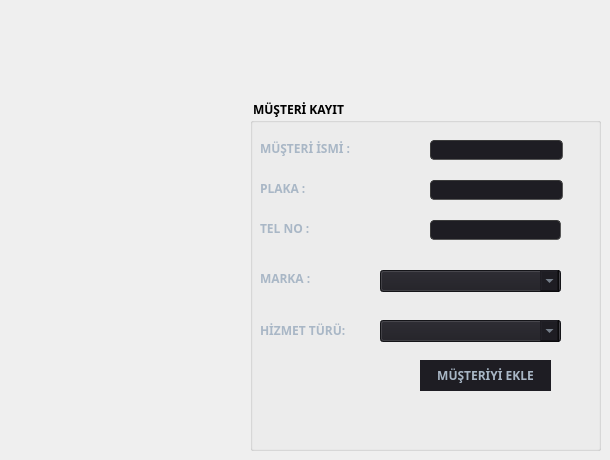
    <widget class="QWidget" name="tab">
     <attribute name="title">
      <string>Tab 1</string>
     </attribute>
     <widget class="QGroupBox" name="musteriKayit">
      <property name="geometry">
       <rect>
        <x>250</x>
        <y>100</y>
        <width>351</width>
        <height>351</height>
       </rect>
      </property>
      <property name="font">
       <font>
        <family>Arial Black</family>
        <weight>75</weight>
        <bold>true</bold>
       </font>
      </property>
      <property name="styleSheet">
       <string notr="true">QMainWindow {
	background-color:#1e1d23;
}
QDialog {
	background-color:#1e1d23;
}
QColorDialog {
	background-color:#1e1d23;
}
QTextEdit {
	background-color:#1e1d23;
	color: #a9b7c6;
}
QPlainTextEdit {
	selection-background-color:#007b50;
	background-color:#1e1d23;
	border-style: solid;
	border-top-color: transparent;
	border-right-color: transparent;
	border-left-color: transparent;
	border-bottom-color: transparent;
	border-width: 1px;
	color: #a9b7c6;
}
QPushButton{
	border-style: solid;
	border-top-color: transparent;
	border-right-color: transparent;
	border-left-color: transparent;
	border-bottom-color: transparent;
	border-width: 1px;
	border-style: solid;
	color: #a9b7c6;
	padding: 2px;
	background-color: #1e1d23;
}
QPushButton::default{
	border-style: inset;
	border-top-color: transparent;
	border-right-color: transparent;
	border-left-color: transparent;
	border-bottom-color: #04b97f;
	border-width: 1px;
	color: #a9b7c6;
	padding: 2px;
	background-color: #1e1d23;
}
QToolButton {
	border-style: solid;
	border-top-color: transparent;
	border-right-color: transparent;
	border-left-color: transparent;
	border-bottom-color: #04b97f;
	border-bottom-width: 1px;
	border-style: solid;
	color: #a9b7c6;
	padding: 2px;
	background-color: #1e1d23;
}
QToolButton:hover{
	border-style: solid;
	border-top-color: transparent;
	border-right-color: transparent;
	border-left-color: transparent;
	border-bottom-color: #37efba;
	border-bottom-width: 2px;
	border-style: solid;
	color: #FFFFFF;
	padding-bottom: 1px;
	background-color: #1e1d23;
}
QPushButton:hover{
	border-style: solid;
	border-top-color: transparent;
	border-right-color: transparent;
	border-left-color: transparent;
	border-bottom-color: #37efba;
	border-bottom-width: 1px;
	border-style: solid;
	color: #FFFFFF;
	padding-bottom: 2px;
	background-color: #1e1d23;
}
QPushButton:pressed{
	border-style: solid;
	border-top-color: transparent;
	border-right-color: transparent;
	border-left-color: transparent;
	border-bottom-color: #37efba;
	border-bottom-width: 2px;
	border-style: solid;
	color: #37efba;
	padding-bottom: 1px;
	background-color: #1e1d23;
}
QPushButton:disabled{
	border-style: solid;
	border-top-color: transparent;
	border-right-color: transparent;
	border-left-color: transparent;
	border-bottom-color: #808086;
	border-bottom-width: 2px;
	border-style: solid;
	color: #808086;
	padding-bottom: 1px;
	background-color: #1e1d23;
}
QLineEdit {
	border-width: 1px; border-radius: 4px;
	border-color: rgb(58, 58, 58);
	border-style: inset;
	padding: 0 8px;
	color: #a9b7c6;
	background:#1e1d23;
	selection-background-color:#007b50;
	selection-color: #FFFFFF;
}
QLabel {
	color: #a9b7c6;
}
QLCDNumber {
	color: #37e6b4;
}
QProgressBar {
	text-align: center;
	color: rgb(240, 240, 240);
	border-width: 1px; 
	border-radius: 10px;
	border-color: rgb(58, 58, 58);
	border-style: inset;
	background-color:#1e1d23;
}
QProgressBar::chunk {
	background-color: #04b97f;
	border-radius: 5px;
}
QMenuBar {
	background-color: #1e1d23;
}
QMenuBar::item {
	color: #a9b7c6;
  	spacing: 3px;
  	padding: 1px 4px;
  	background: #1e1d23;
}

QMenuBar::item:selected {
  	background:#1e1d23;
	color: #FFFFFF;
}
QMenu::item:selected {
	border-style: solid;
	border-top-color: transparent;
	border-right-color: transparent;
	border-left-color: #04b97f;
	border-bottom-color: transparent;
	border-left-width: 2px;
	color: #FFFFFF;
	padding-left:15px;
	padding-top:4px;
	padding-bottom:4px;
	padding-right:7px;
	background-color: #1e1d23;
}
QMenu::item {
	border-style: solid;
	border-top-color: transparent;
	border-right-color: transparent;
	border-left-color: transparent;
	border-bottom-color: transparent;
	border-bottom-width: 1px;
	border-style: solid;
	color: #a9b7c6;
	padding-left:17px;
	padding-top:4px;
	padding-bottom:4px;
	padding-right:7px;
	background-color: #1e1d23;
}
QMenu{
	background-color:#1e1d23;
}
QTabWidget {
	color:rgb(0,0,0);
	background-color:#1e1d23;
}
QTabWidget::pane {
		border-color: rgb(77,77,77);
		background-color:#1e1d23;
		border-style: solid;
		border-width: 1px;
    	border-radius: 6px;
}
QTabBar::tab {
	border-style: solid;
	border-top-color: transparent;
	border-right-color: transparent;
	border-left-color: transparent;
	border-bottom-color: transparent;
	border-bottom-width: 1px;
	border-style: solid;
	color: #808086;
	padding: 3px;
	margin-left:3px;
	background-color: #1e1d23;
}
QTabBar::tab:selected, QTabBar::tab:last:selected, QTabBar::tab:hover {
  	border-style: solid;
	border-top-color: transparent;
	border-right-color: transparent;
	border-left-color: transparent;
	border-bottom-color: #04b97f;
	border-bottom-width: 2px;
	border-style: solid;
	color: #FFFFFF;
	padding-left: 3px;
	padding-bottom: 2px;
	margin-left:3px;
	background-color: #1e1d23;
}

QCheckBox {
	color: #a9b7c6;
	padding: 2px;
}
QCheckBox:disabled {
	color: #808086;
	padding: 2px;
}

QCheckBox:hover {
	border-radius:4px;
	border-style:solid;
	padding-left: 1px;
	padding-right: 1px;
	padding-bottom: 1px;
	padding-top: 1px;
	border-width:1px;
	border-color: rgb(87, 97, 106);
	background-color:#1e1d23;
}
QCheckBox::indicator:checked {

	height: 10px;
	width: 10px;
	border-style:solid;
	border-width: 1px;
	border-color: #04b97f;
	color: #a9b7c6;
	background-color: #04b97f;
}
QCheckBox::indicator:unchecked {

	height: 10px;
	width: 10px;
	border-style:solid;
	border-width: 1px;
	border-color: #04b97f;
	color: #a9b7c6;
	background-color: transparent;
}
QRadioButton {
	color: #a9b7c6;
	background-color: #1e1d23;
	padding: 1px;
}
QRadioButton::indicator:checked {
	height: 10px;
	width: 10px;
	border-style:solid;
	border-radius:5px;
	border-width: 1px;
	border-color: #04b97f;
	color: #a9b7c6;
	background-color: #04b97f;
}
QRadioButton::indicator:!checked {
	height: 10px;
	width: 10px;
	border-style:solid;
	border-radius:5px;
	border-width: 1px;
	border-color: #04b97f;
	color: #a9b7c6;
	background-color: transparent;
}
QStatusBar {
	color:#027f7f;
}
QSpinBox {
	color: #a9b7c6;	
	background-color: #1e1d23;
}
QDoubleSpinBox {
	color: #a9b7c6;	
	background-color: #1e1d23;
}
QTimeEdit {
	color: #a9b7c6;	
	background-color: #1e1d23;
}
QDateTimeEdit {
	color: #a9b7c6;	
	background-color: #1e1d23;
}
QDateEdit {
	color: #a9b7c6;	
	background-color: #1e1d23;
}
QComboBox {
	color: #a9b7c6;	
	background: #1e1d23;
}
QComboBox:editable {
	background: #1e1d23;
	color: #a9b7c6;
	selection-background-color: #1e1d23;
}
QComboBox QAbstractItemView {
	color: #a9b7c6;	
	background: #1e1d23;
	selection-color: #FFFFFF;
	selection-background-color: #1e1d23;
}
QComboBox:!editable:on, QComboBox::drop-down:editable:on {
	color: #a9b7c6;	
	background: #1e1d23;
}
QFontComboBox {
	color: #a9b7c6;	
	background-color: #1e1d23;
}
QToolBox {
	color: #a9b7c6;
	background-color: #1e1d23;
}
QToolBox::tab {
	color: #a9b7c6;
	background-color: #1e1d23;
}
QToolBox::tab:selected {
	color: #FFFFFF;
	background-color: #1e1d23;
}
QScrollArea {
	color: #FFFFFF;
	background-color: #1e1d23;
}
QSlider::groove:horizontal {
	height: 5px;
	background: #04b97f;
}
QSlider::groove:vertical {
	width: 5px;
	background: #04b97f;
}
QSlider::handle:horizontal {
	background: qlineargradient(x1:0, y1:0, x2:1, y2:1, stop:0 #b4b4b4, stop:1 #8f8f8f);
	border: 1px solid #5c5c5c;
	width: 14px;
	margin: -5px 0;
	border-radius: 7px;
}
QSlider::handle:vertical {
	background: qlineargradient(x1:1, y1:1, x2:0, y2:0, stop:0 #b4b4b4, stop:1 #8f8f8f);
	border: 1px solid #5c5c5c;
	height: 14px;
	margin: 0 -5px;
	border-radius: 7px;
}
QSlider::add-page:horizontal {
    background: white;
}
QSlider::add-page:vertical {
    background: white;
}
QSlider::sub-page:horizontal {
    background: #04b97f;
}
QSlider::sub-page:vertical {
    background: #04b97f;
}</string>
      </property>
      <property name="title">
       <string> MÜŞTERİ KAYIT</string>
      </property>
      <widget class="QLabel" name="lbl_name">
       <property name="geometry">
        <rect>
         <x>10</x>
         <y>40</y>
         <width>111</width>
         <height>16</height>
        </rect>
       </property>
       <property name="font">
        <font>
         <family>Arial Black</family>
         <pointsize>9</pointsize>
         <weight>75</weight>
         <bold>true</bold>
        </font>
       </property>
       <property name="text">
        <string>MÜŞTERİ İSMİ :</string>
       </property>
      </widget>
      <widget class="QLabel" name="lbl_plaka">
       <property name="geometry">
        <rect>
         <x>10</x>
         <y>80</y>
         <width>91</width>
         <height>16</height>
        </rect>
       </property>
       <property name="font">
        <font>
         <family>Arial Black</family>
         <weight>75</weight>
         <bold>true</bold>
        </font>
       </property>
       <property name="text">
        <string>PLAKA :</string>
       </property>
      </widget>
      <widget class="QLabel" name="lbl_marka">
       <property name="geometry">
        <rect>
         <x>10</x>
         <y>170</y>
         <width>61</width>
         <height>16</height>
        </rect>
       </property>
       <property name="font">
        <font>
         <family>Arial Black</family>
         <weight>75</weight>
         <bold>true</bold>
        </font>
       </property>
       <property name="text">
        <string>MARKA :</string>
       </property>
      </widget>
      <widget class="QLabel" name="lbl_no">
       <property name="geometry">
        <rect>
         <x>10</x>
         <y>120</y>
         <width>71</width>
         <height>16</height>
        </rect>
       </property>
       <property name="font">
        <font>
         <family>Arial Black</family>
         <weight>75</weight>
         <bold>true</bold>
        </font>
       </property>
       <property name="text">
        <string>TEL NO :</string>
       </property>
      </widget>
      <widget class="QLineEdit" name="line_name">
       <property name="geometry">
        <rect>
         <x>180</x>
         <y>40</y>
         <width>133</width>
         <height>20</height>
        </rect>
       </property>
       <property name="inputMask">
        <string/>
       </property>
       <property name="placeholderText">
        <string/>
       </property>
      </widget>
      <widget class="QLineEdit" name="linePlaka">
       <property name="geometry">
        <rect>
         <x>180</x>
         <y>80</y>
         <width>133</width>
         <height>20</height>
        </rect>
       </property>
       <property name="inputMask">
        <string>00 AAA 0000</string>
       </property>
       <property name="placeholderText">
        <string> BOŞLUKLU YAZINIZ...</string>
       </property>
      </widget>
      <widget class="QLineEdit" name="lineNo">
       <property name="geometry">
        <rect>
         <x>180</x>
         <y>120</y>
         <width>131</width>
         <height>20</height>
        </rect>
       </property>
       <property name="inputMask">
        <string>0 000 000 0000</string>
       </property>
       <property name="placeholderText">
        <string>( )</string>
       </property>
      </widget>
      <widget class="QComboBox" name="combobx_marka">
       <property name="geometry">
        <rect>
         <x>130</x>
         <y>170</y>
         <width>181</width>
         <height>22</height>
        </rect>
       </property>
       <property name="currentIndex">
        <number>-1</number>
       </property>
       <item>
        <property name="text">
         <string>TOYOTA</string>
        </property>
       </item>
       <item>
        <property name="text">
         <string>OPEL</string>
        </property>
       </item>
       <item>
        <property name="text">
         <string>AUDİ</string>
        </property>
       </item>
       <item>
        <property name="text">
         <string>CİTROEN</string>
        </property>
       </item>
       <item>
        <property name="text">
         <string>BMW</string>
        </property>
       </item>
       <item>
        <property name="text">
         <string>SKODA</string>
        </property>
       </item>
       <item>
        <property name="text">
         <string>TOFAŞ</string>
        </property>
       </item>
       <item>
        <property name="text">
         <string>VOLKSWAGEN</string>
        </property>
       </item>
       <item>
        <property name="text">
         <string>SEAT</string>
        </property>
       </item>
       <item>
        <property name="text">
         <string>CUPRA</string>
        </property>
       </item>
       <item>
        <property name="text">
         <string>DACİA</string>
        </property>
       </item>
       <item>
        <property name="text">
         <string>FİAT</string>
        </property>
       </item>
       <item>
        <property name="text">
         <string>FORD</string>
        </property>
       </item>
       <item>
        <property name="text">
         <string>HONDA</string>
        </property>
       </item>
       <item>
        <property name="text">
         <string>MERCEDES</string>
        </property>
       </item>
       <item>
        <property name="text">
         <string>NİSSAN</string>
        </property>
       </item>
       <item>
        <property name="text">
         <string>OPEL</string>
        </property>
       </item>
       <item>
        <property name="text">
         <string>PEUGOT</string>
        </property>
       </item>
       <item>
        <property name="text">
         <string>RENAULT</string>
        </property>
       </item>
      </widget>
      <widget class="QComboBox" name="combobx_hizmet">
       <property name="geometry">
        <rect>
         <x>130</x>
         <y>220</y>
         <width>181</width>
         <height>22</height>
        </rect>
       </property>
       <property name="currentIndex">
        <number>-1</number>
       </property>
       <item>
        <property name="text">
         <string>ARAÇ İÇ DIŞ YIKAMA (50.00TL)</string>
        </property>
       </item>
       <item>
        <property name="text">
         <string>MOTOR TEMİZLİĞİ (140.00TL)</string>
        </property>
       </item>
       <item>
        <property name="text">
         <string>DIŞ YIKAMA TİCARİ/SUV (40.00TL)</string>
        </property>
       </item>
       <item>
        <property name="text">
         <string>İÇ DIŞ YIKAMA SUV(60.00TL)</string>
        </property>
       </item>
       <item>
        <property name="text">
         <string>DIŞ YIKAMA (30.00TL)</string>
        </property>
       </item>
       <item>
        <property name="text">
         <string/>
        </property>
       </item>
      </widget>
      <widget class="QLabel" name="lbl_hizmet">
       <property name="geometry">
        <rect>
         <x>10</x>
         <y>220</y>
         <width>101</width>
         <height>21</height>
        </rect>
       </property>
       <property name="font">
        <font>
         <family>Arial Black</family>
         <pointsize>9</pointsize>
         <weight>75</weight>
         <italic>false</italic>
         <bold>true</bold>
        </font>
       </property>
       <property name="text">
        <string>HİZMET TÜRÜ:</string>
       </property>
      </widget>
      <widget class="QPushButton" name="button_ekle">
       <property name="geometry">
        <rect>
         <x>170</x>
         <y>260</y>
         <width>131</width>
         <height>31</height>
        </rect>
       </property>
       <property name="font">
        <font>
         <family>Arial Black</family>
         <weight>75</weight>
         <bold>true</bold>
        </font>
       </property>
       <property name="text">
        <string>MÜŞTERİYİ EKLE</string>
       </property>
      </widget>
     </widget>
    </widget>
